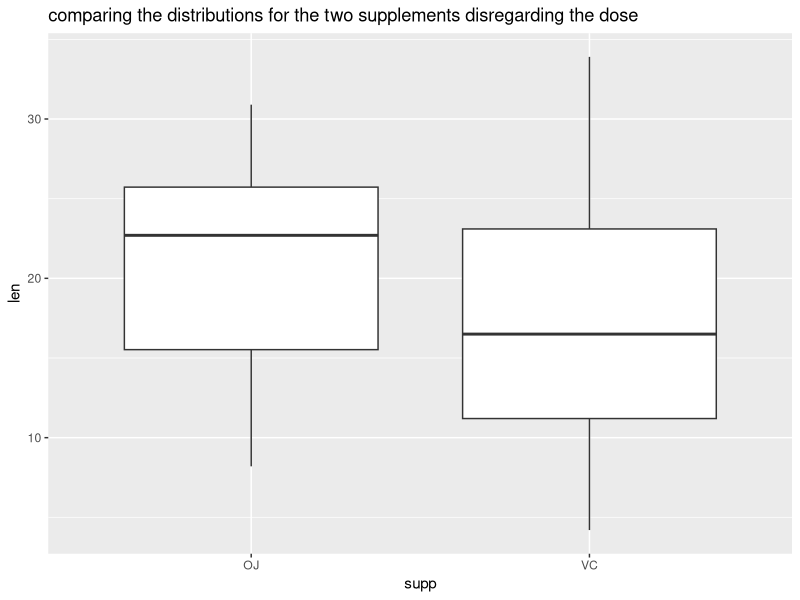
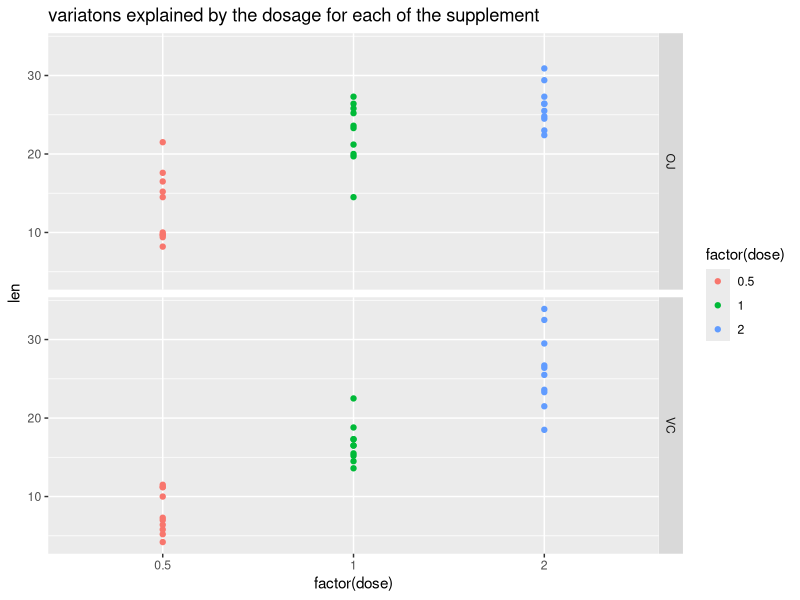
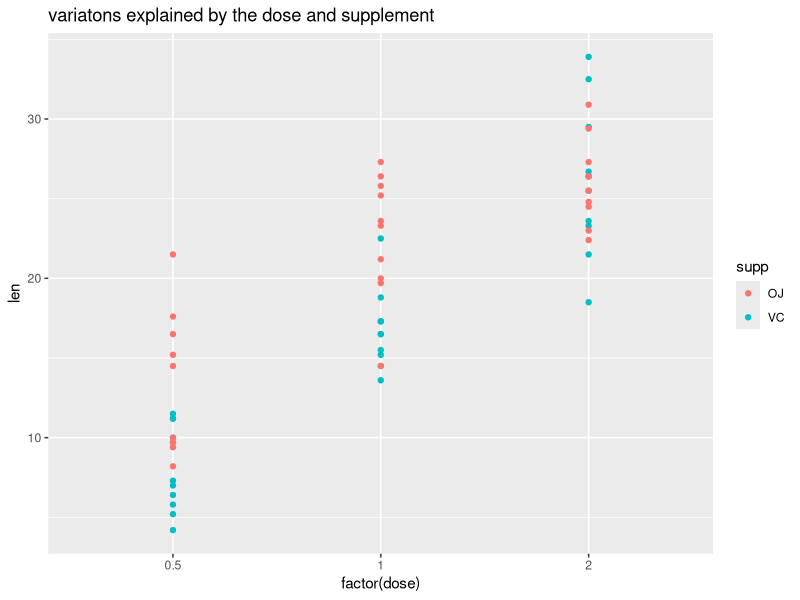

These figures' R source, in order:
## ---- chunk 1
rm(list = ls())
if ("ggplot2" %in% row.names(installed.packages()) == FALSE){install.packages("ggplot2")}
if ("grid" %in% row.names(installed.packages()) == FALSE){install.packages("grid")}
if ("gridExtra" %in% row.names(installed.packages()) == FALSE){install.packages("gridExtra")}
library(ggplot2); library(grid); library(gridExtra)
## ---- chunk 2
ggplot(data = ToothGrowth)+
  geom_boxplot(mapping = aes(x=supp, y= len) ) +
  labs(title= "comparing the distributions for the two supplements disregarding the dose")
## ---- chunk 3
# var explained by dose, grid by supp
ggplot(ToothGrowth)+
  geom_point(mapping = aes(x=factor(dose), y=len, col= factor(dose)))+
  facet_grid(supp~.)+
  labs(title= "variatons explained by the dosage for each of the supplement")
## ---- chunk 4
#exploring variations due to all factors
ggplot(ToothGrowth)+
  geom_point(mapping = aes(x=factor(dose), y=len, col= supp))+
  labs(title= "variatons explained by the dose and supplement")
## ---- chunk 5
data("ToothGrowth"); n <- nrow(ToothGrowth)/2

#divison alongn supp variable
g1 <- ToothGrowth$len[1:30]; g2 <- ToothGrowth$len[31:60]

# showing the confidence interval (Assuming paired observations)
mn <- mean(g2-g1); s <- sd(g2-g1)
mn + c(-1, 1)*qt(0.975, n-1)*s/sqrt(n)
## ---- chunk 6
t.test(x= g2, y = g1, paired = FALSE)$conf
## ---- chunk 7
#implement the permutation test
cal.diff <- function(value, group){
  # function to get the mean different for a list
  # differentiated by groups (another column)
  divs <- levels(group)
  meandiff <- mean(value[group == divs[1] ]) - mean(value[group == divs[2]])
  meandiff
}
observation <- cal.diff(ToothGrowth$len, ToothGrowth$supp)
permutations <- NULL
for (i in 1:1000){
  permutations <- c(permutations, cal.diff(ToothGrowth$len, 
                                           sample(ToothGrowth$supp)))
}
print(paste("the observed mean difference: ", observation))
## ---- chunk 8
### check fraction of permutation greater than the observation
mean(permutations > observation)
## ---- chunk 9
quantile(permutations, c(0.025,0.975))
## ---- chunk 10
quantile(permutations, 0.95)
## ---- chunk 11
rm(list = ls())
